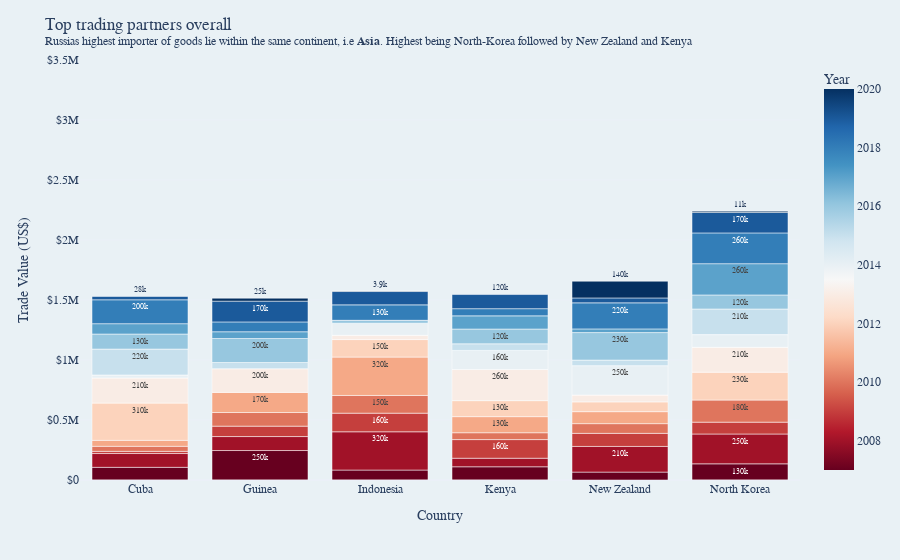

Notebook code for this chart:
### Markdown cell above
### <div style="font-family: Trebuchet MS; background-color: #87beda; color: #FFFFFF; padding: 12px; line-height: 1.5;">IV. Top Russian trading partners of all time 🕰️</div>
Russias highest importer of goods lie within the same continent, i.e <b>Asia</b>.  Highest being <span style="background-color: #87beda">North-Korea</span> followed by New Zealand and Kenya  
**.: Scale :.**  
<span style="background-color: #87beda">High t</span><span style="background-color: #f09b7a">o Low</span>  
🟦   >  🟥
___

### Code cell
t5 = df1.groupby(['Year','Partner ISO']).agg({'Trade Value (US$)':'sum'}) ; t5.reset_index(inplace=True)
t5 = t5[t5['Partner ISO'].isin(top5)]

fig = px.bar(t5, x='Partner ISO', y='Trade Value (US$)', color='Year', text='Trade Value (US$)',template='plotly_white', color_continuous_scale='RdBu', labels={'Partner ISO':'Country'})
fig.update_traces(texttemplate='%{text:.2s}', textposition='outside')
fig.update_layout(font_family="verdana",font_size=12,paper_bgcolor="#e9f1f5",plot_bgcolor="#e9f1f5",title='Top trading partners overall<br><sup>Russias highest importer of goods lie within the same continent, i.e <b>Asia</b>.'
+' Highest being North-Korea followed by New Zealand and Kenya</sup>',uniformtext_minsize=8, uniformtext_mode='hide')
fig.update_yaxes(tickprefix="$")
fig.update_layout(yaxis_range=[0,3500000],
    xaxis = dict(
        tickmode = 'array',
        tickvals = ['CUB','GIN','IDN','KEN','NZL','PRK'],
        ticktext = ['Cuba', 'Guinea', 'Indonesia', 'Kenya', 'New Zealand', 'North Korea']))
fig.show()

### Figure 1 — Plotly figure (JSON) as saved in the notebook; plotly's stock layout.template omitted (floating-point values rounded to 4 significant figures)
{"data": [{"alignmentgroup": "True", "hovertemplate": "Country=%{x}<br>Trade Value (US$)=%{text}<br>Year=%{marker.color}<extra></extra>", "legendgroup": "", "marker": {"color": [2007, 2007, 2007, 2007, 2007, 2007, 2008, 2008, 2008, 2008, 2008, 2008, 2009, 2009, 2009, 2009, 2009, 2009, 2010, 2010, 2010, 2010, 2010, 2010, 2011, 2011, 2011, 2011, 2011, 2011, 2012, 2012, 2012, 2012, 2012, 2012, 2013, 2013, 2013, 2013, 2013, 2013, 2014, 2014, 2014, 2014, 2014, 2014, 2015, 2015, 2015, 2015, 2015, 2015, 2016, 2016, 2016, 2016, 2016, 2016, 2017, 2017, 2017, 2017, 2017, 2017, 2018, 2018, 2018, 2018, 2018, 2018, 2019, 2019, 2019, 2019, 2019, 2019, 2020, 2020, 2020, 2020, 2020, 2020], "coloraxis": "coloraxis", "pattern": {"shape": ""}}, "name": "", "offsetgroup": "", "orientation": "v", "showlegend": false, "text": [105655, 245564, 82948, 110213, 65844, 134827, 115006, 116458, 318838, 71201, 213890, 248418, 17981, 86735, 155022, 155451, 108945, 98740, 42126, 113610, 147700, 57150, 81069, 184036, 49469, 167605, 319771, 134046, 99859, -105434, 310501, -17470, 146031, 133321, 81552, 232276, 208977, 197624, 35144, 259151, 56258, 207269, 25485, -42499, 101171, 159247, 245701, 106081, 215844, 51560, -75942, 55374, 46130, 213436, 125361, 199982, 23074, 122966, 229296, 117002, 86257, 56323, 1200, 109997, 30703, 260620, 199145, 81943, 128618, 59726, 217173, 256274, 27800, 172989, 111028, 117742, 40866, 170252, -21331, 24733, 3890, -18506, 139401, 10720], "textposition": "outside", "texttemplate": "%{text:.2s}", "type": "bar", "x": ["CUB", "GIN", "IDN", "KEN", "NZL", "PRK", "CUB", "GIN", "IDN", "KEN", "NZL", "PRK", "CUB", "GIN", "IDN", "KEN", "NZL", "PRK", "CUB", "GIN", "IDN", "KEN", "NZL", "PRK", "CUB", "GIN", "IDN", "KEN", "NZL", "PRK", "CUB", "GIN", "IDN", "KEN", "NZL", "PRK", "CUB", "GIN", "IDN", "KEN", "NZL", "PRK", "CUB", "GIN", "IDN", "KEN", "NZL", "PRK", "CUB", "GIN", "IDN", "KEN", "NZL", "PRK", "CUB", "GIN", "IDN", "KEN", "NZL", "PRK", "CUB", "GIN", "IDN", "KEN", "NZL", "PRK", "CUB", "GIN", "IDN", "KEN", "NZL", "PRK", "CUB", "GIN", "IDN", "KEN", "NZL", "PRK", "CUB", "GIN", "IDN", "KEN", "NZL", "PRK"], "xaxis": "x", "y": [105655, 245564, 82948, 110213, 65844, 134827, 115006, 116458, 318838, 71201, 213890, 248418, 17981, 86735, 155022, 155451, 108945, 98740, 42126, 113610, 147700, 57150, 81069, 184036, 49469, 167605, 319771, 134046, 99859, -105434, 310501, -17470, 146031, 133321, 81552, 232276, 208977, 197624, 35144, 259151, 56258, 207269, 25485, -42499, 101171, 159247, 245701, 106081, 215844, 51560, -75942, 55374, 46130, 213436, 125361, 199982, 23074, 122966, 229296, 117002, 86257, 56323, 1200, 109997, 30703, 260620, 199145, 81943, 128618, 59726, 217173, 256274, 27800, 172989, 111028, 117742, 40866, 170252, -21331, 24733, 3890, -18506, 139401, 10720], "yaxis": "y"}], "layout": {"autosize": true, "barmode": "relative", "coloraxis": {"colorbar": {"title": {"text": "Year"}}, "colorscale": [[0, "rgb(103,0,31)"], [0.1, "rgb(178,24,43)"], [0.2, "rgb(214,96,77)"], [0.3, "rgb(244,165,130)"], [0.4, "rgb(253,219,199)"], [0.5, "rgb(247,247,247)"], [0.6, "rgb(209,229,240)"], [0.7, "rgb(146,197,222)"], [0.8, "rgb(67,147,195)"], [0.9, "rgb(33,102,172)"], [1, "rgb(5,48,97)"]]}, "font": {"family": "verdana", "size": 12}, "legend": {"tracegroupgap": 0}, "margin": {"t": 60}, "paper_bgcolor": "#e9f1f5", "plot_bgcolor": "#e9f1f5", "title": {"text": "Top trading partners overall<br><sup>Russias highest importer of goods lie within the same continent, i.e <b>Asia</b>. Highest being North-Korea followed by New Zealand and Kenya</sup>"}, "uniformtext": {"minsize": 8, "mode": "hide"}, "xaxis": {"anchor": "y", "autorange": true, "domain": [0, 1], "range": [-0.5, 5.5], "tickmode": "array", "ticktext": ["Cuba", "Guinea", "Indonesia", "Kenya", "New Zealand", "North Korea"], "tickvals": ["CUB", "GIN", "IDN", "KEN", "NZL", "PRK"], "title": {"text": "Country"}, "type": "category"}, "yaxis": {"anchor": "x", "domain": [0, 1], "range": [0, 3500000], "tickprefix": "$", "title": {"text": "Trade Value (US$)"}, "type": "linear"}}}
